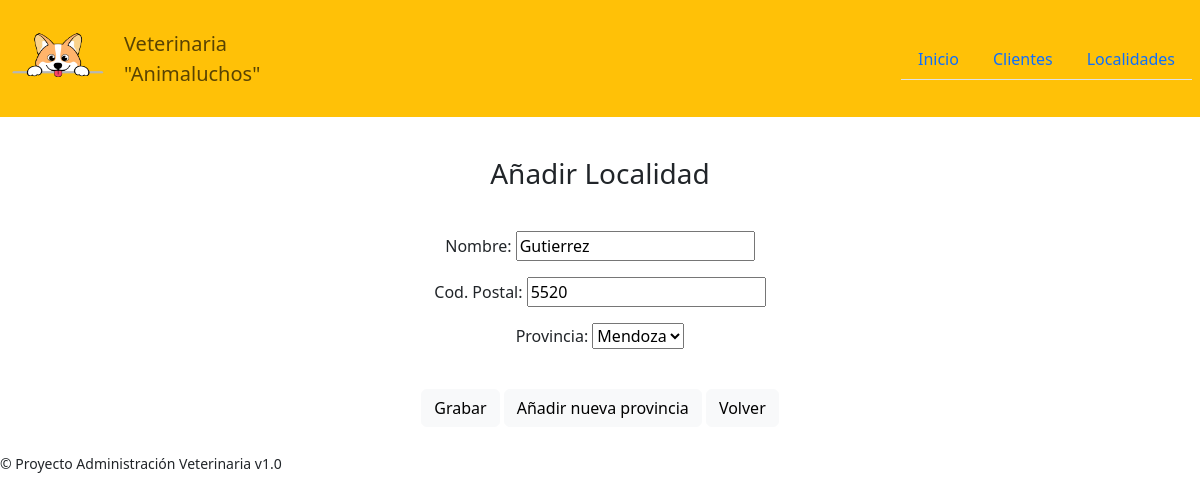
/modificar_localidad/2, run on the app's committed database.
### veterinaria/models.py (models this page shows, shortened)
class Localidad(models.Model):
    nombre = models.CharField(max_length=50)
    cp = models.CharField("Cod. Postal", max_length=10)
    provincia = models.ForeignKey(Provincia, on_delete=models.PROTECT, null=True, blank=True)
    class Meta:
        ordering = ["nombre"]

class Provincia(models.Model):
    nombre = models.CharField(max_length=50)
    pais = models.ForeignKey(Pais, on_delete=models.PROTECT, null=True, blank=True)
    class Meta:
        ordering = ["nombre"]
    def __str__(self):
        return self.nombre

### veterinaria/views.py (the view)
# urls.py: path('modificar_localidad/<int:pk>', views.modificar_localidad, name='modificar_localidad'),
def modificar_localidad(request, pk, template_name="veterinaria/nueva_localidad.html"):
    localidad = Localidad.objects.get(id=pk)
    form = LocalidadForm(request.POST or None, instance=localidad)
    if request.method == 'POST':
        if form.is_valid():
            form.save(commit=True)
            return redirect('localidades')
    datos = {'form': form}
    return render(request, template_name, datos)

### veterinaria/form.py
class LocalidadForm(ModelForm):
    class Meta:
        model = Localidad
        fields = '__all__'

### templates/veterinaria/nueva_localidad.html (shortened to what this page needs)
{% extends "base.html" %}
{% block titulo_principal %}Añadir Localidad{% endblock %}
{% block principal %}
<div class="d-flex align-items-center justify-content-center">
    <form method="post" class="text-center">
        {{ form.as_p }}
        <br>
        <input type="submit" value="Grabar"  id="liveToastBtn" class="btn btn-light">
        <button type="submit" class="btn btn-light" onclick="window.location.href='{% url 'nueva_provincia' %}'">Añadir nueva provincia</button>
        <button class="btn btn-light" type="button" onclick="goBack()">Volver</button>
    </form>
</div>
{% endblock %}

### data on the page
Localidad: nombre "Gutierrez", cp "5520", provincia "Mendoza"
